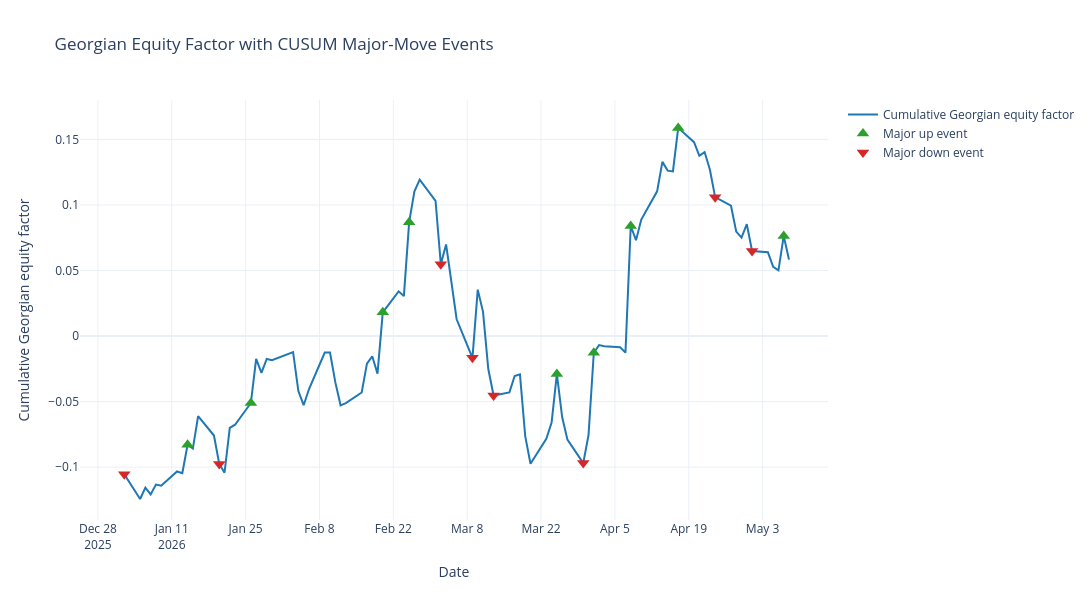

This figure's notebook cell:
### Code cell
equity_cusum_events_fig = plot_equity_factor_with_cusum_events(
        equity_factor=equity_factor,
        cusum_events=cusum_events,
        start ='2026-01-01'
    )
    equity_cusum_events_fig.show()
